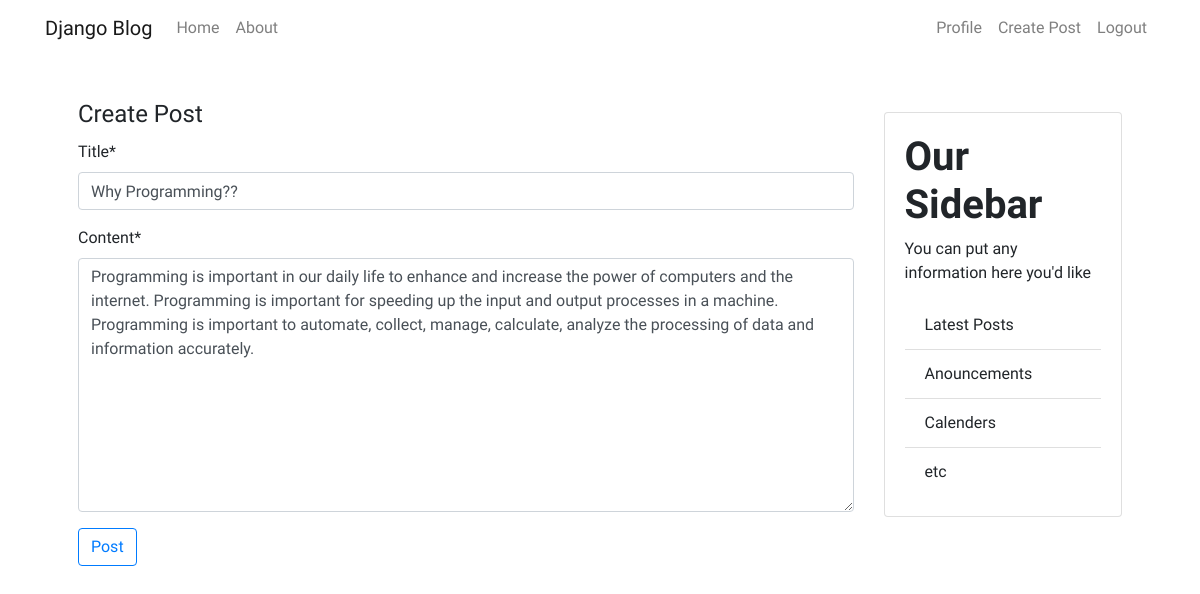
The app's page /post/10/update/ (signed in), older data.
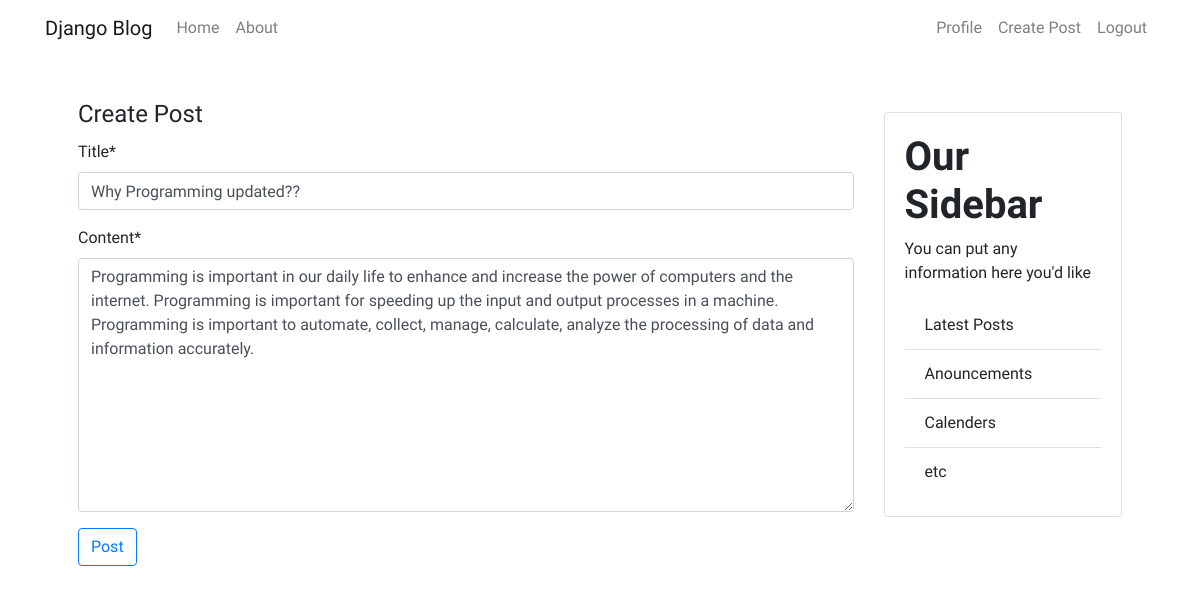
The same page, newer data.
### blog/models.py (models this page shows, shortened)
class Post(models.Model):
    title = models.CharField(max_length=200)
    content = models.TextField()
    date_posted = models.DateTimeField(default=timezone.now)
    author      = models.ForeignKey(User,on_delete=models.CASCADE)

### blog/views.py (the view, shortened to what this page needs)
# urls.py: path('post/<int:pk>/update/',PostUpdateView.as_view(), name="post-update"),
class PostUpdateView(LoginRequiredMixin,UserPassesTestMixin,UpdateView):
    model = Post
    fields = ['title','content']
    def test_func(self):
        post = self.get_object()
        if self.request.user == post.author:
            return True
        return False

### blog/templates/blog/post_form.html (shortened to what this page needs)
{% extends 'blog/base.html' %}
{% load crispy_forms_tags %}
{% block content %}
<form class="form" method="POST">
  <fieldset>
    <legend>Create Post</legend>
  </fieldset>
  <div class="form-group">
    {{form|crispy}}
  </div>
  <button type="submit" class="btn btn-outline-primary " >Post</button>
</form>
{% endblock content %}

Row changes from the older to the newer data that the page shows:
changed Post: title "Why Programming??" → "Why Programming updated??"
